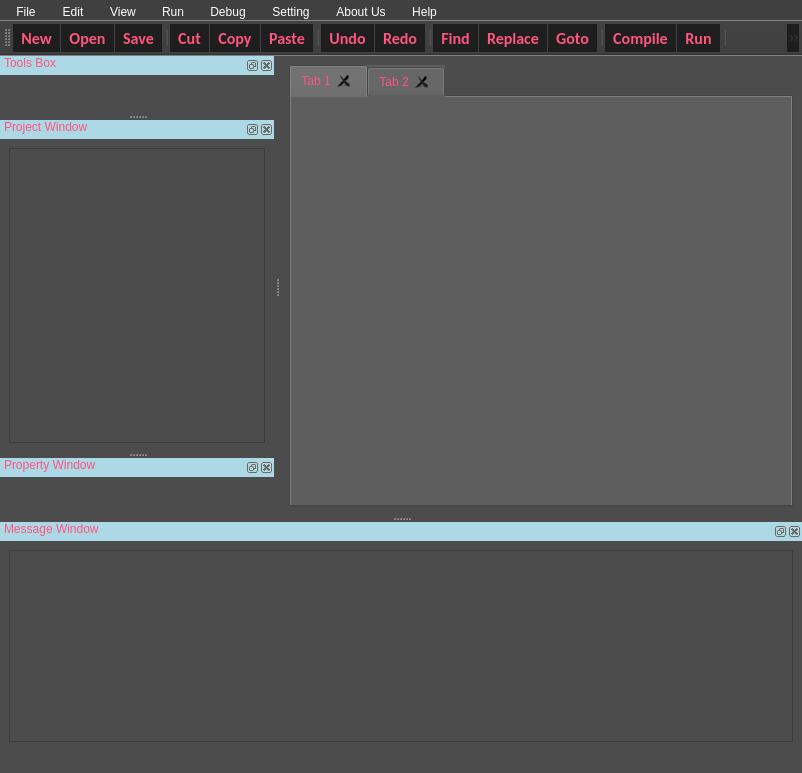
 <widget class="QMainWindow" name="MainWindow">
  <property name="geometry">
   <rect>
    <x>0</x>
    <y>0</y>
    <width>802</width>
    <height>773</height>
   </rect>
  </property>
  <property name="windowTitle">
   <string>MainWindow</string>
  </property>
  <property name="styleSheet">
   <string notr="true">background-color: rgb(76, 76, 76);
color: rgb(255, 85, 127);</string>
  </property>
  <widget class="QWidget" name="centralwidget">
   <layout class="QHBoxLayout" name="horizontalLayout">
    <item>
     <widget class="QTabWidget" name="tabWidget">
      <property name="styleSheet">
       <string notr="true">background-color: rgb(94, 94, 94);</string>
      </property>
      <property name="currentIndex">
       <number>0</number>
      </property>
      <property name="tabsClosable">
       <bool>true</bool>
      </property>
      <widget class="QWidget" name="tab">
       <attribute name="title">
        <string>Tab 1</string>
       </attribute>
      </widget>
      <widget class="QWidget" name="tab_2">
       <attribute name="title">
        <string>Tab 2</string>
       </attribute>
      </widget>
     </widget>
    </item>
   </layout>
  </widget>
  <widget class="QMenuBar" name="menubar">
   <property name="geometry">
    <rect>
     <x>0</x>
     <y>0</y>
     <width>802</width>
     <height>33</height>
    </rect>
   </property>
   <property name="palette">
    <palette>
     <active>
      <colorrole role="WindowText">
       <brush brushstyle="SolidPattern">
        <color alpha="255">
         <red>255</red>
         <green>255</green>
         <blue>255</blue>
        </color>
       </brush>
      </colorrole>
      <colorrole role="Button">
       <brush brushstyle="SolidPattern">
        <color alpha="255">
         <red>64</red>
         <green>64</green>
         <blue>64</blue>
        </color>
       </brush>
      </colorrole>
      <colorrole role="Text">
       <brush brushstyle="SolidPattern">
        <color alpha="255">
         <red>255</red>
         <green>255</green>
         <blue>255</blue>
        </color>
       </brush>
      </colorrole>
      <colorrole role="ButtonText">
       <brush brushstyle="SolidPattern">
        <color alpha="255">
         <red>255</red>
         <green>255</green>
         <blue>255</blue>
        </color>
       </brush>
      </colorrole>
      <colorrole role="Base">
       <brush brushstyle="SolidPattern">
        <color alpha="255">
         <red>64</red>
         <green>64</green>
         <blue>64</blue>
        </color>
       </brush>
      </colorrole>
      <colorrole role="Window">
       <brush brushstyle="SolidPattern">
        <color alpha="255">
         <red>64</red>
         <green>64</green>
         <blue>64</blue>
        </color>
       </brush>
      </colorrole>
      <colorrole role="Highlight">
       <brush brushstyle="SolidPattern">
        <color alpha="255">
         <red>58</red>
         <green>58</green>
         <blue>58</blue>
        </color>
       </brush>
      </colorrole>
     </active>
     <inactive>
      <colorrole role="WindowText">
       <brush brushstyle="SolidPattern">
        <color alpha="255">
         <red>255</red>
         <green>255</green>
         <blue>255</blue>
        </color>
       </brush>
      </colorrole>
      <colorrole role="Button">
       <brush brushstyle="SolidPattern">
        <color alpha="255">
         <red>64</red>
         <green>64</green>
         <blue>64</blue>
        </color>
       </brush>
      </colorrole>
      <colorrole role="Text">
       <brush brushstyle="SolidPattern">
        <color alpha="255">
         <red>255</red>
         <green>255</green>
         <blue>255</blue>
        </color>
       </brush>
      </colorrole>
      <colorrole role="ButtonText">
       <brush brushstyle="SolidPattern">
        <color alpha="255">
         <red>255</red>
         <green>255</green>
         <blue>255</blue>
        </color>
       </brush>
      </colorrole>
      <colorrole role="Base">
       <brush brushstyle="SolidPattern">
        <color alpha="255">
         <red>64</red>
         <green>64</green>
         <blue>64</blue>
        </color>
       </brush>
      </colorrole>
      <colorrole role="Window">
       <brush brushstyle="SolidPattern">
        <color alpha="255">
         <red>64</red>
         <green>64</green>
         <blue>64</blue>
        </color>
       </brush>
      </colorrole>
      <colorrole role="Highlight">
       <brush brushstyle="SolidPattern">
        <color alpha="255">
         <red>58</red>
         <green>58</green>
         <blue>58</blue>
        </color>
       </brush>
      </colorrole>
     </inactive>
     <disabled>
      <colorrole role="WindowText">
       <brush brushstyle="SolidPattern">
        <color alpha="255">
         <red>255</red>
         <green>255</green>
         <blue>255</blue>
        </color>
       </brush>
      </colorrole>
      <colorrole role="Button">
       <brush brushstyle="SolidPattern">
        <color alpha="255">
         <red>64</red>
         <green>64</green>
         <blue>64</blue>
        </color>
       </brush>
      </colorrole>
      <colorrole role="Text">
       <brush brushstyle="SolidPattern">
        <color alpha="255">
         <red>255</red>
         <green>255</green>
         <blue>255</blue>
        </color>
       </brush>
      </colorrole>
      <colorrole role="ButtonText">
       <brush brushstyle="SolidPattern">
        <color alpha="255">
         <red>255</red>
         <green>255</green>
         <blue>255</blue>
        </color>
       </brush>
      </colorrole>
      <colorrole role="Base">
       <brush brushstyle="SolidPattern">
        <color alpha="255">
         <red>64</red>
         <green>64</green>
         <blue>64</blue>
        </color>
       </brush>
      </colorrole>
      <colorrole role="Window">
       <brush brushstyle="SolidPattern">
        <color alpha="255">
         <red>64</red>
         <green>64</green>
         <blue>64</blue>
        </color>
       </brush>
      </colorrole>
      <colorrole role="Highlight">
       <brush brushstyle="SolidPattern">
        <color alpha="255">
         <red>58</red>
         <green>58</green>
         <blue>58</blue>
        </color>
       </brush>
      </colorrole>
     </disabled>
    </palette>
   </property>
   <property name="styleSheet">
    <string notr="true">QMenuBar {
background-color: rgb(64, 64, 64);
color: rgb(255, 255, 255);
selection-background-color: rgb(58, 58, 58);
font: 75 16pt &quot;Calibri&quot;;
}
QMenuBar::item {
color : white;
margin-top:4px;
spacing: 3px;
padding: 1px 10px;
background: transparent;
border-radius: 4px;
}


QMenuBar::item:hover {
background: blue;
color:red;
}
</string>
   </property>
   <widget class="QMenu" name="menuFile">
    <property name="styleSheet">
     <string notr="true">QMenu{
color: rgb(255, 255, 255);
}
QMenu::hover{
color: #000;
}</string>
    </property>
    <property name="title">
     <string>File</string>
    </property>
    <widget class="QMenu" name="menuNew_Project">
     <property name="font">
      <font>
       <family>Calibri</family>
       <pointsize>12</pointsize>
       <weight>9</weight>
       <italic>false</italic>
       <bold>false</bold>
      </font>
     </property>
     <property name="styleSheet">
      <string notr="true">font: 75 12pt &quot;Calibri&quot;;</string>
     </property>
     <property name="title">
      <string>New Project</string>
     </property>
     <addaction name="actionSimple_Python_Project"/>
     <addaction name="actionQT_GUI_Application"/>
    </widget>
    <addaction name="actionNew"/>
    <addaction name="menuNew_Project"/>
    <addaction name="separator"/>
    <addaction name="actionOpen"/>
    <addaction name="actionOpen_Folder"/>
    <addaction name="separator"/>
    <addaction name="actionSave_File"/>
    <addaction name="actionSave_As"/>
    <addaction name="separator"/>
    <addaction name="actionClose_File"/>
    <addaction name="actionExit"/>
   </widget>
   <widget class="QMenu" name="menuEdit">
    <property name="styleSheet">
     <string notr="true">color: rgb(255, 255, 255);</string>
    </property>
    <property name="title">
     <string>Edit</string>
    </property>
    <addaction name="actionCut"/>
    <addaction name="actionCopy"/>
    <addaction name="actionPaste"/>
    <addaction name="separator"/>
    <addaction name="actionSelect_All"/>
    <addaction name="separator"/>
    <addaction name="actionUndo"/>
    <addaction name="actionRedo"/>
    <addaction name="separator"/>
    <addaction name="actionFind"/>
    <addaction name="actionReplace"/>
    <addaction name="actionGogo"/>
   </widget>
   <widget class="QMenu" name="menuRun">
    <property name="styleSheet">
     <string notr="true">color: rgb(255, 255, 255);</string>
    </property>
    <property name="title">
     <string>Run</string>
    </property>
    <addaction name="actionCompile"/>
    <addaction name="separator"/>
    <addaction name="actionRun"/>
    <addaction name="separator"/>
    <addaction name="actionCompile_And_Run"/>
   </widget>
   <widget class="QMenu" name="menuDebuge">
    <property name="styleSheet">
     <string notr="true">color: rgb(255, 255, 255);</string>
    </property>
    <property name="title">
     <string>Debug</string>
    </property>
    <addaction name="actionStart_Debug"/>
    <addaction name="actionExecute_Next_Line"/>
    <addaction name="actionExecute_Next_Function"/>
    <addaction name="actionGoto_Next_Breakpoint"/>
    <addaction name="actionEnd_Debug"/>
    <addaction name="actionBreakpoint"/>
    <addaction name="actionWatch"/>
    <addaction name="actionsy"/>
   </widget>
   <widget class="QMenu" name="menuSetting">
    <property name="styleSheet">
     <string notr="true">color: rgb(255, 255, 255);</string>
    </property>
    <property name="title">
     <string>Setting</string>
    </property>
   </widget>
   <widget class="QMenu" name="menuAbout_Us">
    <property name="styleSheet">
     <string notr="true">color: rgb(255, 255, 255);</string>
    </property>
    <property name="title">
     <string>About Us</string>
    </property>
   </widget>
   <widget class="QMenu" name="menuHelp">
    <property name="styleSheet">
     <string notr="true">color: rgb(255, 255, 255);</string>
    </property>
    <property name="title">
     <string>Help</string>
    </property>
   </widget>
   <widget class="QMenu" name="menuView">
    <property name="styleSheet">
     <string notr="true">color: rgb(255, 255, 255);</string>
    </property>
    <property name="title">
     <string>View</string>
    </property>
    <addaction name="actionMessage_Window"/>
    <addaction name="actiontool_Window"/>
    <addaction name="actionProject_Windows"/>
    <addaction name="actionProparty_Window"/>
    <addaction name="actionTerminal_Window"/>
   </widget>
   <addaction name="menuFile"/>
   <addaction name="menuEdit"/>
   <addaction name="menuView"/>
   <addaction name="menuRun"/>
   <addaction name="menuDebuge"/>
   <addaction name="menuSetting"/>
   <addaction name="menuAbout_Us"/>
   <addaction name="menuHelp"/>
  </widget>
  <widget class="QStatusBar" name="statusbar"/>
  <widget class="QToolBar" name="toolBar">
   <property name="palette">
    <palette>
     <active>
      <colorrole role="WindowText">
       <brush brushstyle="SolidPattern">
        <color alpha="255">
         <red>255</red>
         <green>85</green>
         <blue>127</blue>
        </color>
       </brush>
      </colorrole>
      <colorrole role="Button">
       <brush brushstyle="SolidPattern">
        <color alpha="255">
         <red>64</red>
         <green>64</green>
         <blue>64</blue>
        </color>
       </brush>
      </colorrole>
      <colorrole role="Text">
       <brush brushstyle="SolidPattern">
        <color alpha="255">
         <red>255</red>
         <green>85</green>
         <blue>127</blue>
        </color>
       </brush>
      </colorrole>
      <colorrole role="ButtonText">
       <brush brushstyle="SolidPattern">
        <color alpha="255">
         <red>255</red>
         <green>85</green>
         <blue>127</blue>
        </color>
       </brush>
      </colorrole>
      <colorrole role="Base">
       <brush brushstyle="SolidPattern">
        <color alpha="255">
         <red>64</red>
         <green>64</green>
         <blue>64</blue>
        </color>
       </brush>
      </colorrole>
      <colorrole role="Window">
       <brush brushstyle="SolidPattern">
        <color alpha="255">
         <red>64</red>
         <green>64</green>
         <blue>64</blue>
        </color>
       </brush>
      </colorrole>
     </active>
     <inactive>
      <colorrole role="WindowText">
       <brush brushstyle="SolidPattern">
        <color alpha="255">
         <red>255</red>
         <green>85</green>
         <blue>127</blue>
        </color>
       </brush>
      </colorrole>
      <colorrole role="Button">
       <brush brushstyle="SolidPattern">
        <color alpha="255">
         <red>64</red>
         <green>64</green>
         <blue>64</blue>
        </color>
       </brush>
      </colorrole>
      <colorrole role="Text">
       <brush brushstyle="SolidPattern">
        <color alpha="255">
         <red>255</red>
         <green>85</green>
         <blue>127</blue>
        </color>
       </brush>
      </colorrole>
      <colorrole role="ButtonText">
       <brush brushstyle="SolidPattern">
        <color alpha="255">
         <red>255</red>
         <green>85</green>
         <blue>127</blue>
        </color>
       </brush>
      </colorrole>
      <colorrole role="Base">
       <brush brushstyle="SolidPattern">
        <color alpha="255">
         <red>64</red>
         <green>64</green>
         <blue>64</blue>
        </color>
       </brush>
      </colorrole>
      <colorrole role="Window">
       <brush brushstyle="SolidPattern">
        <color alpha="255">
         <red>64</red>
         <green>64</green>
         <blue>64</blue>
        </color>
       </brush>
      </colorrole>
     </inactive>
     <disabled>
      <colorrole role="WindowText">
       <brush brushstyle="SolidPattern">
        <color alpha="255">
         <red>255</red>
         <green>85</green>
         <blue>127</blue>
        </color>
       </brush>
      </colorrole>
      <colorrole role="Button">
       <brush brushstyle="SolidPattern">
        <color alpha="255">
         <red>64</red>
         <green>64</green>
         <blue>64</blue>
        </color>
       </brush>
      </colorrole>
      <colorrole role="Text">
       <brush brushstyle="SolidPattern">
        <color alpha="255">
         <red>255</red>
         <green>85</green>
         <blue>127</blue>
        </color>
       </brush>
      </colorrole>
      <colorrole role="ButtonText">
       <brush brushstyle="SolidPattern">
        <color alpha="255">
         <red>255</red>
         <green>85</green>
         <blue>127</blue>
        </color>
       </brush>
      </colorrole>
      <colorrole role="Base">
       <brush brushstyle="SolidPattern">
        <color alpha="255">
         <red>64</red>
         <green>64</green>
         <blue>64</blue>
        </color>
       </brush>
      </colorrole>
      <colorrole role="Window">
       <brush brushstyle="SolidPattern">
        <color alpha="255">
         <red>64</red>
         <green>64</green>
         <blue>64</blue>
        </color>
       </brush>
      </colorrole>
     </disabled>
    </palette>
   </property>
   <property name="cursor">
    <cursorShape>PointingHandCursor</cursorShape>
   </property>
   <property name="mouseTracking">
    <bool>true</bool>
   </property>
   <property name="windowTitle">
    <string>toolBar</string>
   </property>
   <property name="styleSheet">
    <string notr="true">QToolButton:!hover {background-color:rgb(30,30, 30)} QToolBar {background:rgb(64, 64, 64)}
</string>
   </property>
   <attribute name="toolBarArea">
    <enum>TopToolBarArea</enum>
   </attribute>
   <attribute name="toolBarBreak">
    <bool>false</bool>
   </attribute>
   <addaction name="actionNew"/>
   <addaction name="actionOpen"/>
   <addaction name="actionSave_File"/>
   <addaction name="separator"/>
   <addaction name="actionCut"/>
   <addaction name="actionCopy"/>
   <addaction name="actionPaste"/>
   <addaction name="separator"/>
   <addaction name="actionUndo"/>
   <addaction name="actionRedo"/>
   <addaction name="separator"/>
   <addaction name="actionFind"/>
   <addaction name="actionReplace"/>
   <addaction name="actionGogo"/>
   <addaction name="separator"/>
   <addaction name="actionCompile"/>
   <addaction name="actionRun"/>
   <addaction name="separator"/>
   <addaction name="actionTerminal_Window"/>
   <addaction name="separator"/>
   <addaction name="actionsy"/>
  </widget>
  <widget class="QDockWidget" name="dockWidget_message">
   <property name="minimumSize">
    <size>
     <width>89</width>
     <height>150</height>
    </size>
   </property>
   <property name="styleSheet">
    <string notr="true">QDockWidget
{
background : lightgreen;
}
QDockWidget::title
{
background : lightblue;
}
QDockWidget QPushButton
{
border : 2px solid black;
background : darkgreen;
}
</string>
   </property>
   <property name="floating">
    <bool>false</bool>
   </property>
   <property name="allowedAreas">
    <set>Qt::BottomDockWidgetArea</set>
   </property>
   <property name="windowTitle">
    <string>Message Window</string>
   </property>
   <attribute name="dockWidgetArea">
    <number>8</number>
   </attribute>
   <widget class="QWidget" name="dockWidgetContents_message">
    <layout class="QVBoxLayout" name="verticalLayout">
     <item>
      <widget class="QTextEdit" name="txtmessage">
       <property name="styleSheet">
        <string notr="true">color: rgb(255, 255, 255);
font: 11pt &quot;MS Shell Dlg 2&quot;;</string>
       </property>
      </widget>
     </item>
    </layout>
   </widget>
  </widget>
  <widget class="QDockWidget" name="dockWidget_tools">
   <property name="minimumSize">
    <size>
     <width>150</width>
     <height>40</height>
    </size>
   </property>
   <property name="styleSheet">
    <string notr="true">QDockWidget
{
background : lightgreen;
}
QDockWidget::title
{
background : lightblue;
}
QDockWidget QPushButton
{
border : 2px solid black;
background : darkgreen;
}
</string>
   </property>
   <property name="allowedAreas">
    <set>Qt::LeftDockWidgetArea|Qt::RightDockWidgetArea</set>
   </property>
   <property name="windowTitle">
    <string>Tools Box</string>
   </property>
   <attribute name="dockWidgetArea">
    <number>1</number>
   </attribute>
   <widget class="QWidget" name="dockWidgetContents_tools">
    <layout class="QVBoxLayout" name="verticalLayout_2"/>
   </widget>
  </widget>
  <widget class="QDockWidget" name="dockWidget_project">
   <property name="minimumSize">
    <size>
     <width>150</width>
     <height>111</height>
    </size>
   </property>
   <property name="styleSheet">
    <string notr="true">QDockWidget
{
background : lightgreen;
}
QDockWidget::title
{
background : lightblue;
}
QDockWidget QPushButton
{
border : 2px solid black;
background : darkgreen;
}
</string>
   </property>
   <property name="allowedAreas">
    <set>Qt::LeftDockWidgetArea|Qt::RightDockWidgetArea</set>
   </property>
   <property name="windowTitle">
    <string>Project Window</string>
   </property>
   <attribute name="dockWidgetArea">
    <number>1</number>
   </attribute>
   <widget class="QWidget" name="dockWidgetContents_project">
    <layout class="QVBoxLayout" name="verticalLayout_3">
     <item>
      <widget class="QTreeView" name="treeView">
       <property name="styleSheet">
        <string notr="true">color: rgb(255, 255, 255);
font: italic 14pt &quot;Arial&quot;;</string>
       </property>
      </widget>
     </item>
    </layout>
   </widget>
  </widget>
  <widget class="QDockWidget" name="dockWidget_preproty">
   <property name="minimumSize">
    <size>
     <width>150</width>
     <height>40</height>
    </size>
   </property>
   <property name="styleSheet">
    <string notr="true">QDockWidget
{
background : lightgreen;
}
QDockWidget::title
{
background : lightblue;
}
QDockWidget QPushButton
{
border : 2px solid black;
background : darkgreen;
}
</string>
   </property>
   <property name="allowedAreas">
    <set>Qt::LeftDockWidgetArea|Qt::RightDockWidgetArea</set>
   </property>
   <property name="windowTitle">
    <string>Property Window</string>
   </property>
   <attribute name="dockWidgetArea">
    <number>1</number>
   </attribute>
   <widget class="QWidget" name="dockWidgetContents_property">
    <layout class="QVBoxLayout" name="verticalLayout_4"/>
   </widget>
  </widget>
  <action name="actionNew">
   <property name="icon">
    <iconset>
     <normaloff>:/icon/icon/open.png</normaloff>:/icon/icon/open.png</iconset>
   </property>
   <property name="text">
    <string>New</string>
   </property>
   <property name="iconText">
    <string>New</string>
   </property>
   <property name="font">
    <font>
     <family>Calibri</family>
     <pointsize>12</pointsize>
     <weight>75</weight>
     <bold>true</bold>
    </font>
   </property>
   <property name="shortcut">
    <string>Ctrl+N</string>
   </property>
  </action>
  <action name="actionOpen">
   <property name="icon">
    <iconset>
     <normaloff>:/icon/icon/open_folder.png</normaloff>:/icon/icon/open_folder.png</iconset>
   </property>
   <property name="text">
    <string>Open</string>
   </property>
   <property name="font">
    <font>
     <family>Calibri</family>
     <pointsize>12</pointsize>
     <weight>75</weight>
     <bold>true</bold>
    </font>
   </property>
   <property name="shortcut">
    <string>Ctrl+O</string>
   </property>
  </action>
  <action name="actionOpen_Folder">
   <property name="icon">
    <iconset>
     <normaloff>:/icon/icon/open_folder.png</normaloff>:/icon/icon/open_folder.png</iconset>
   </property>
   <property name="text">
    <string>Open Folder</string>
   </property>
   <property name="font">
    <font>
     <family>Calibri</family>
     <pointsize>12</pointsize>
     <weight>75</weight>
     <bold>true</bold>
    </font>
   </property>
  </action>
  <action name="actionSave_File">
   <property name="icon">
    <iconset>
     <normaloff>:/icon/icon/save.png</normaloff>:/icon/icon/save.png</iconset>
   </property>
   <property name="text">
    <string>Save</string>
   </property>
   <property name="font">
    <font>
     <family>Calibri</family>
     <pointsize>12</pointsize>
     <weight>75</weight>
     <bold>true</bold>
    </font>
   </property>
   <property name="shortcut">
    <string>Ctrl+S</string>
   </property>
  </action>
  <action name="actionSave_As">
   <property name="icon">
    <iconset>
     <normaloff>:/icon/icon/save_as.png</normaloff>:/icon/icon/save_as.png</iconset>
   </property>
   <property name="text">
    <string>Save As</string>
   </property>
   <property name="font">
    <font>
     <family>Calibri</family>
     <pointsize>12</pointsize>
     <weight>75</weight>
     <bold>true</bold>
    </font>
   </property>
   <property name="shortcut">
    <string>Ctrl+Alt+Ś</string>
   </property>
  </action>
  <action name="actionClose_File">
   <property name="icon">
    <iconset>
     <normaloff>:/icon/photo/1x/close.png</normaloff>:/icon/photo/1x/close.png</iconset>
   </property>
   <property name="text">
    <string>Close File</string>
   </property>
   <property name="font">
    <font>
     <family>Calibri</family>
     <pointsize>12</pointsize>
     <weight>75</weight>
     <bold>true</bold>
    </font>
   </property>
   <property name="shortcut">
    <string>Ctrl+W</string>
   </property>
  </action>
  <action name="actionExit">
   <property name="icon">
    <iconset>
     <normaloff>:/icon/photo/1x/logout.png</normaloff>:/icon/photo/1x/logout.png</iconset>
   </property>
   <property name="text">
    <string>Exit</string>
   </property>
   <property name="font">
    <font>
     <family>Calibri</family>
     <pointsize>12</pointsize>
     <weight>75</weight>
     <bold>true</bold>
    </font>
   </property>
  </action>
  <action name="actionCut">
   <property name="icon">
    <iconset>
     <normaloff>:/icon/icon/cut.png</normaloff>:/icon/icon/cut.png</iconset>
   </property>
   <property name="text">
    <string>Cut</string>
   </property>
   <property name="font">
    <font>
     <family>Calibri</family>
     <pointsize>12</pointsize>
     <weight>75</weight>
     <bold>true</bold>
    </font>
   </property>
   <property name="shortcut">
    <string>Ctrl+X</string>
   </property>
  </action>
  <action name="actionCopy">
   <property name="icon">
    <iconset>
     <normaloff>:/icon/icon/copy.png</normaloff>:/icon/icon/copy.png</iconset>
   </property>
   <property name="text">
    <string>Copy</string>
   </property>
   <property name="font">
    <font>
     <family>Calibri</family>
     <pointsize>12</pointsize>
     <weight>75</weight>
     <bold>true</bold>
    </font>
   </property>
   <property name="shortcut">
    <string>Ctrl+C</string>
   </property>
  </action>
  <action name="actionPaste">
   <property name="icon">
    <iconset>
     <normaloff>:/icon/icon/paste1.png</normaloff>:/icon/icon/paste1.png</iconset>
   </property>
   <property name="text">
    <string>Paste</string>
   </property>
   <property name="font">
    <font>
     <family>Calibri</family>
     <pointsize>12</pointsize>
     <weight>75</weight>
     <bold>true</bold>
    </font>
   </property>
   <property name="shortcut">
    <string>Ctrl+V</string>
   </property>
  </action>
  <action name="actionUndo">
   <property name="icon">
    <iconset>
     <normaloff>:/icon/icon/undo.png</normaloff>:/icon/icon/undo.png</iconset>
   </property>
   <property name="text">
    <string>Undo</string>
   </property>
   <property name="font">
    <font>
     <family>Calibri</family>
     <pointsize>12</pointsize>
     <weight>75</weight>
     <bold>true</bold>
    </font>
   </property>
   <property name="shortcut">
    <string>Ctrl+Z</string>
   </property>
  </action>
  <action name="actionRedo">
   <property name="icon">
    <iconset>
     <normaloff>:/icon/icon/redo.png</normaloff>:/icon/icon/redo.png</iconset>
   </property>
   <property name="text">
    <string>Redo</string>
   </property>
   <property name="font">
    <font>
     <family>Calibri</family>
     <pointsize>12</pointsize>
     <weight>75</weight>
     <bold>true</bold>
    </font>
   </property>
   <property name="shortcut">
    <string>Ctrl+Y</string>
   </property>
  </action>
  <action name="actionFind">
   <property name="icon">
    <iconset>
     <normaloff>:/icon/icon/search.png</normaloff>:/icon/icon/search.png</iconset>
   </property>
   <property name="text">
    <string>Find</string>
   </property>
   <property name="font">
    <font>
     <family>Calibri</family>
     <pointsize>12</pointsize>
     <weight>75</weight>
     <bold>true</bold>
    </font>
   </property>
   <property name="shortcut">
    <string>Ctrl+F</string>
   </property>
  </action>
  <action name="actionReplace">
   <property name="icon">
    <iconset>
     <normaloff>:/icon/icon/replace.png</normaloff>:/icon/icon/replace.png</iconset>
   </property>
   <property name="text">
    <string>Replace</string>
   </property>
   <property name="font">
    <font>
     <family>Calibri</family>
     <pointsize>12</pointsize>
     <weight>75</weight>
     <bold>true</bold>
    </font>
   </property>
   <property name="shortcut">
    <string>Ctrl+H</string>
   </property>
  </action>
  <action name="actionGogo">
   <property name="icon">
    <iconset>
     <normaloff>:/icon/icon/start.png</normaloff>:/icon/icon/start.png</iconset>
   </property>
   <property name="text">
    <string>Goto</string>
   </property>
   <property name="font">
    <font>
     <family>Calibri</family>
     <pointsize>12</pointsize>
     <weight>75</weight>
     <bold>true</bold>
    </font>
   </property>
   <property name="shortcut">
    <string>Ctrl+G</string>
   </property>
  </action>
  <action name="actionCompile">
   <property name="icon">
    <iconset>
     <normaloff>:/icon/icon/compail_and_run.gif</normaloff>:/icon/icon/compail_and_run.gif</iconset>
   </property>
   <property name="text">
    <string>Compile</string>
   </property>
   <property name="font">
    <font>
     <family>Calibri</family>
     <pointsize>12</pointsize>
     <weight>75</weight>
     <bold>true</bold>
    </font>
   </property>
   <property name="shortcut">
    <string>F3</string>
   </property>
  </action>
  <action name="actionRun">
   <property name="icon">
    <iconset>
     <normaloff>:/icon/icon/walk.png</normaloff>:/icon/icon/walk.png</iconset>
   </property>
   <property name="text">
    <string>Run</string>
   </property>
   <property name="font">
    <font>
     <family>Calibri</family>
     <pointsize>12</pointsize>
     <weight>75</weight>
     <bold>true</bold>
    </font>
   </property>
   <property name="shortcut">
    <string>F4</string>
   </property>
  </action>
  <action name="actionCompile_And_Run">
   <property name="icon">
    <iconset>
     <normaloff>:/icon/photo/1x/compail_and_run.gif</normaloff>:/icon/photo/1x/compail_and_run.gif</iconset>
   </property>
   <property name="text">
    <string>Compile And Run</string>
   </property>
   <property name="font">
    <font>
     <family>Calibri</family>
     <pointsize>12</pointsize>
     <weight>75</weight>
     <bold>true</bold>
    </font>
   </property>
   <property name="shortcut">
    <string>F5</string>
   </property>
  </action>
  <action name="actionStart_Debug">
   <property name="icon">
    <iconset>
     <normaloff>:/icon/photo/1x/adb.png</normaloff>:/icon/photo/1x/adb.png</iconset>
   </property>
   <property name="text">
    <string>Start Debug</string>
   </property>
   <property name="font">
    <font>
     <family>Calibri</family>
     <pointsize>12</pointsize>
     <weight>75</weight>
     <bold>true</bold>
    </font>
   </property>
   <property name="shortcut">
    <string>F6</string>
   </property>
  </action>
  <action name="actionExecute_Next_Line">
   <property name="text">
    <string>Execute Next Line</string>
   </property>
   <property name="font">
    <font>
     <family>Calibri</family>
     <pointsize>12</pointsize>
     <weight>75</weight>
     <bold>true</bold>
    </font>
   </property>
   <property name="shortcut">
    <string>F7</string>
   </property>
  </action>
  <action name="actionExecute_Next_Function">
   <property name="text">
    <string>Execute Next Function</string>
   </property>
   <property name="font">
    <font>
     <family>Calibri</family>
     <pointsize>12</pointsize>
     <weight>75</weight>
     <bold>true</bold>
    </font>
   </property>
   <property name="shortcut">
    <string>F8</string>
   </property>
  </action>
  <action name="actionGoto_Next_Breakpoint">
   <property name="text">
    <string>Goto Next Breakpoint</string>
   </property>
   <property name="font">
    <font>
     <family>Calibri</family>
     <pointsize>12</pointsize>
     <weight>75</weight>
     <bold>true</bold>
    </font>
   </property>
   <property name="shortcut">
    <string>F9</string>
   </property>
  </action>
  <action name="actionEnd_Debug">
   <property name="text">
    <string>End Debug</string>
   </property>
   <property name="font">
    <font>
     <family>Calibri</family>
     <pointsize>12</pointsize>
     <weight>75</weight>
     <bold>true</bold>
    </font>
   </property>
   <property name="shortcut">
    <string>F10</string>
   </property>
  </action>
  <action name="actionBreakpoint">
   <property name="text">
    <string>Breakpoint</string>
   </property>
   <property name="font">
    <font>
     <family>Calibri</family>
     <pointsize>12</pointsize>
     <weight>75</weight>
     <bold>true</bold>
    </font>
   </property>
   <property name="shortcut">
    <string>F11</string>
   </property>
  </action>
  <action name="actionWatch">
   <property name="text">
    <string>Watch</string>
   </property>
   <property name="font">
    <font>
     <family>Calibri</family>
     <pointsize>12</pointsize>
     <weight>75</weight>
     <bold>true</bold>
    </font>
   </property>
   <property name="shortcut">
    <string>F12</string>
   </property>
  </action>
  <action name="actionMessage_Window">
   <property name="icon">
    <iconset>
     <normaloff>:/icon/icon/icon2.png</normaloff>:/icon/icon/icon2.png</iconset>
   </property>
   <property name="text">
    <string>Message Window</string>
   </property>
   <property name="font">
    <font>
     <family>Calibri</family>
     <pointsize>12</pointsize>
     <weight>75</weight>
     <bold>true</bold>
    </font>
   </property>
  </action>
  <action name="actiontool_Window">
   <property name="icon">
    <iconset>
     <normaloff>:/icon/icon/icon2.png</normaloff>:/icon/icon/icon2.png</iconset>
   </property>
   <property name="text">
    <string>Tools Box</string>
   </property>
   <property name="font">
    <font>
     <family>Calibri</family>
     <pointsize>12</pointsize>
     <weight>75</weight>
     <bold>true</bold>
    </font>
   </property>
  </action>
  <action name="actionProject_Windows">
   <property name="icon">
    <iconset>
     <normaloff>:/icon/icon/icon2.png</normaloff>:/icon/icon/icon2.png</iconset>
   </property>
   <property name="text">
    <string>Project Windows</string>
   </property>
   <property name="font">
    <font>
     <family>Calibri</family>
     <pointsize>12</pointsize>
     <weight>75</weight>
     <bold>true</bold>
    </font>
   </property>
  </action>
  <action name="actionProparty_Window">
   <property name="icon">
    <iconset>
     <normaloff>:/icon/icon/icon2.png</normaloff>:/icon/icon/icon2.png</iconset>
   </property>
   <property name="text">
    <string>Property Window</string>
   </property>
   <property name="font">
    <font>
     <family>Calibri</family>
     <pointsize>12</pointsize>
     <weight>75</weight>
     <bold>true</bold>
    </font>
   </property>
  </action>
  <action name="actionSelect_All">
   <property name="text">
    <string>Select All</string>
   </property>
   <property name="font">
    <font>
     <family>Calibri</family>
     <pointsize>12</pointsize>
     <weight>75</weight>
     <bold>true</bold>
    </font>
   </property>
   <property name="shortcut">
    <string>Ctrl+A</string>
   </property>
  </action>
  <action name="actionTerminal_Window">
   <property name="text">
    <string>Terminal Window</string>
   </property>
   <property name="font">
    <font>
     <family>Calibri</family>
     <pointsize>12</pointsize>
     <weight>75</weight>
     <bold>true</bold>
    </font>
   </property>
  </action>
  <action name="actionSimple_Python_Project">
   <property name="text">
    <string>Simple Python Application</string>
   </property>
   <property name="font">
    <font>
     <family>Calibri</family>
     <pointsize>12</pointsize>
    </font>
   </property>
  </action>
  <action name="actionQT_GUI_Application">
   <property name="text">
    <string>QT GUI Application</string>
   </property>
   <property name="font">
    <font>
     <family>Calibri</family>
     <pointsize>12</pointsize>
     <weight>75</weight>
     <bold>true</bold>
    </font>
   </property>
  </action>
  <action name="actionsy">
   <property name="text">
    <string>sy</string>
   </property>
  </action>
 </widget>
